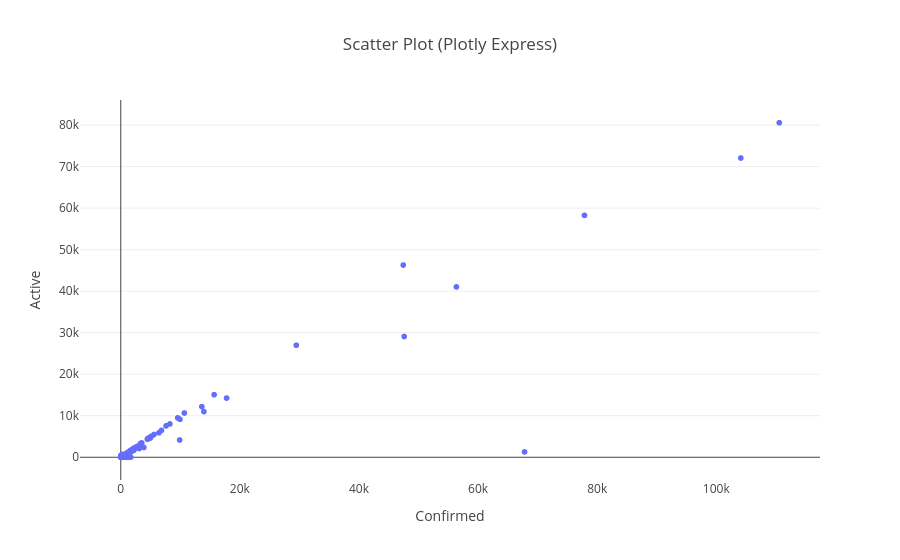

Notebook code for this chart:
### Code cell
import plotly.express as px

fig_px = px.scatter(
    doc,
    x="Confirmed",
    y="Active",
    title="Scatter Plot (Plotly Express)"
)

fig_px.update_layout(template="xgridoff")

fig_px.show()

### Figure 1 — Plotly figure (JSON) as saved in the notebook; plotly's stock layout.template omitted (floating-point values rounded to 4 significant figures; data arrays with more than 128 entries replaced by an {"elided": "..."} marker saying what was removed)
{"data": [{"hovertemplate": "Confirmed=%{x}<br>Active=%{y}<extra></extra>", "legendgroup": "", "marker": {"color": "#636efa", "symbol": "circle"}, "mode": "markers", "name": "", "showlegend": false, "type": "scattergl", "x": {"elided": "2522 int values"}, "xaxis": "x", "y": {"elided": "2522 int values"}, "yaxis": "y"}], "layout": {"legend": {"tracegroupgap": 0}, "title": {"text": "Scatter Plot (Plotly Express)"}, "xaxis": {"anchor": "y", "domain": [0, 1], "title": {"text": "Confirmed"}}, "yaxis": {"anchor": "x", "domain": [0, 1], "title": {"text": "Active"}}}}
